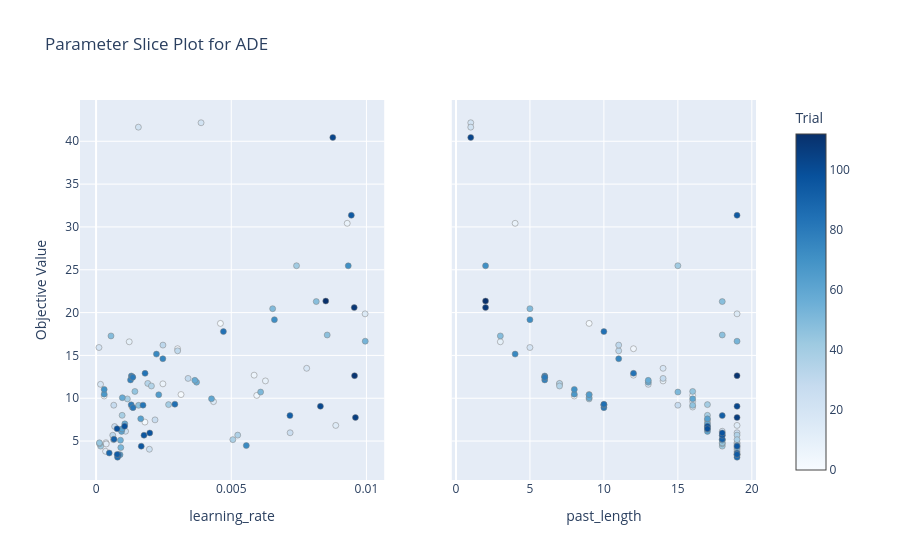
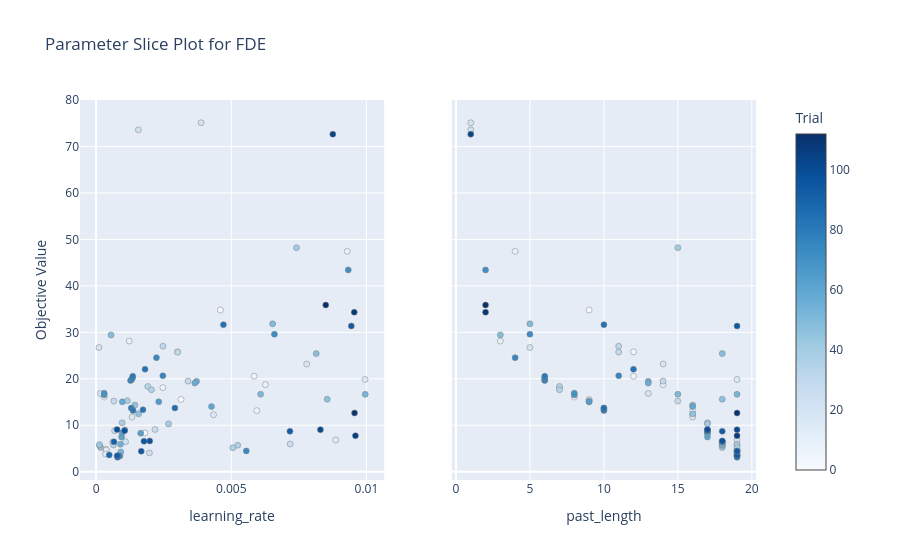
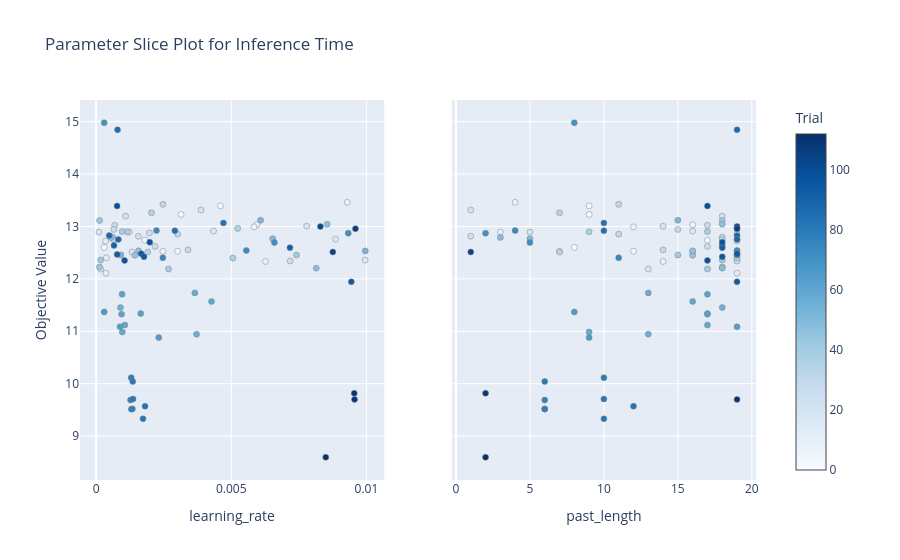

These figures' notebook cell, in order:
### Markdown cell above
# パラメータの値と目的関数の値の関係を可視化

### Code cell
# 各目的関数に対してスライスプロットを作成
for target in ['ADE', 'FDE', 'Inference Time']:
    fig = optuna.visualization.plot_slice(study, 
                                        params=["learning_rate", "past_length"],
                                        target=lambda t: t.values[0] if target == 'ADE' else t.values[1] if target == 'FDE' else t.values[2]
                                        )
    fig.update_layout(title=f'Parameter Slice Plot for {target}')
    fig.show()
